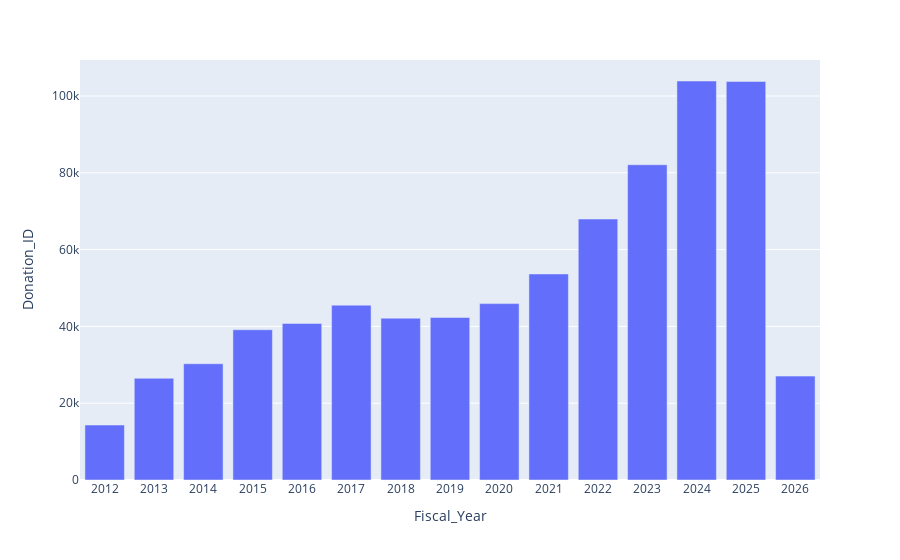

The cell this chart's notebook holds for it:
### Code cell
unique_donations_per_year = df_clean.groupby(['Fiscal_Year'], as_index=False)['Donation_ID'].nunique()
unique_donations_per_year

unique_donations_per_year_chart = px.bar(unique_donations_per_year, x='Fiscal_Year', y='Donation_ID')
unique_donations_per_year_chart.show()

### Figure 1 — Plotly figure (JSON) as saved in the notebook; plotly's stock layout.template omitted (floating-point values rounded to 4 significant figures)
{"data": [{"hovertemplate": "Fiscal_Year=%{x}<br>Donation_ID=%{y}<extra></extra>", "legendgroup": "", "marker": {"color": "#636efa", "pattern": {"shape": ""}}, "name": "", "orientation": "v", "showlegend": false, "textposition": "auto", "type": "bar", "x": ["2012", "2013", "2014", "2015", "2016", "2017", "2018", "2019", "2020", "2021", "2022", "2023", "2024", "2025", "2026"], "xaxis": "x", "y": [14318, 26487, 30273, 39119, 40768, 45528, 42136, 42307, 45932, 53653, 67955, 82092, 103902, 103790, 27050], "yaxis": "y"}], "layout": {"barmode": "relative", "legend": {"tracegroupgap": 0}, "margin": {"t": 60}, "xaxis": {"anchor": "y", "domain": [0, 1], "title": {"text": "Fiscal_Year"}}, "yaxis": {"anchor": "x", "domain": [0, 1], "title": {"text": "Donation_ID"}}}}
